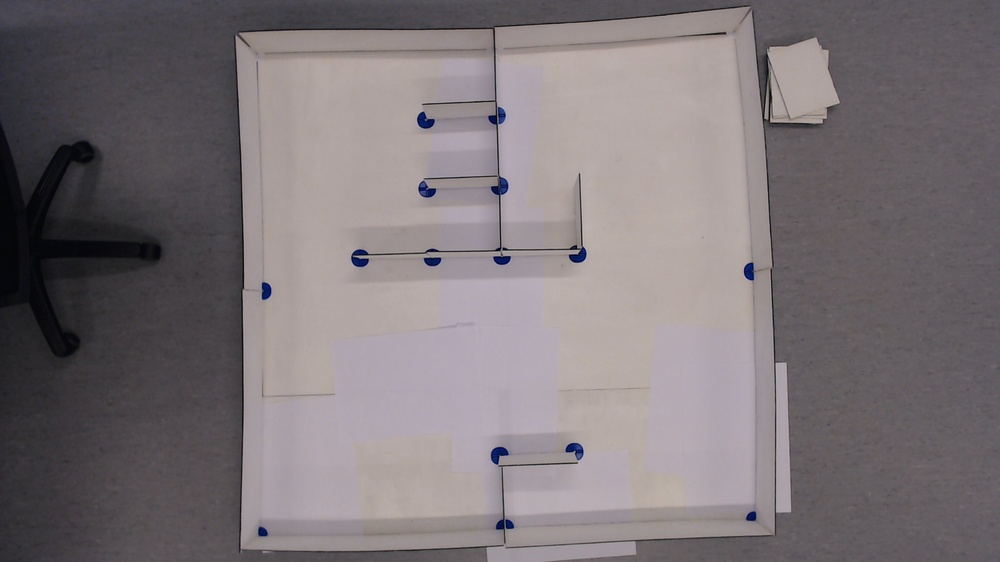
#> input picture Pictures/DeadEnds/perf2.jpg, 1000 x 562 px, shrunk from 1920 x 1080 before the run
$ python -i maze_recogn.py   (imports and definitions only)
#> lines starting #> are read from the running program, lines starting #| are printed output that depends on the picture; after the words box and inside, x2 and y2 are one past the last pixel; in counts of white or black regions, pixels touching at a corner belong together
#> further down, picture is the input picture: shape (562, 1000, 3); mean B, G, R 120, 116.9, 124.5
import os
import numpy as np
import cv2

realtime = False
stillPic = False
testing = False


plotted = False


class mazeRecognizer:
    """
    Reads a picture, filters it, gets the lines in the picture from the \n
    HoughLinesP-function, then returns a list of the lines (in coordinates, \n
    (x1y1, x2y2) and a picture with the line drawn on it.
    """
    def __init__(self):
        #self.cam = Camera()
        pass

    def filtering(self, picture):
        """
        Filters a given picture. Changes to grayscale, \n
        then blurs, edge detects, dilates/erodes, uses \n
        morphological closing then returns the picture.

        :param picture: Picture to filter \n
        :return: The picture filtered \n
        """
        grayfilt = cv2.cvtColor(picture, cv2.COLOR_BGR2GRAY)
        grayfilt = cv2.GaussianBlur(grayfilt, (9, 9), 0)

        edges = cv2.Canny(grayfilt, 70, 120, apertureSize=3)
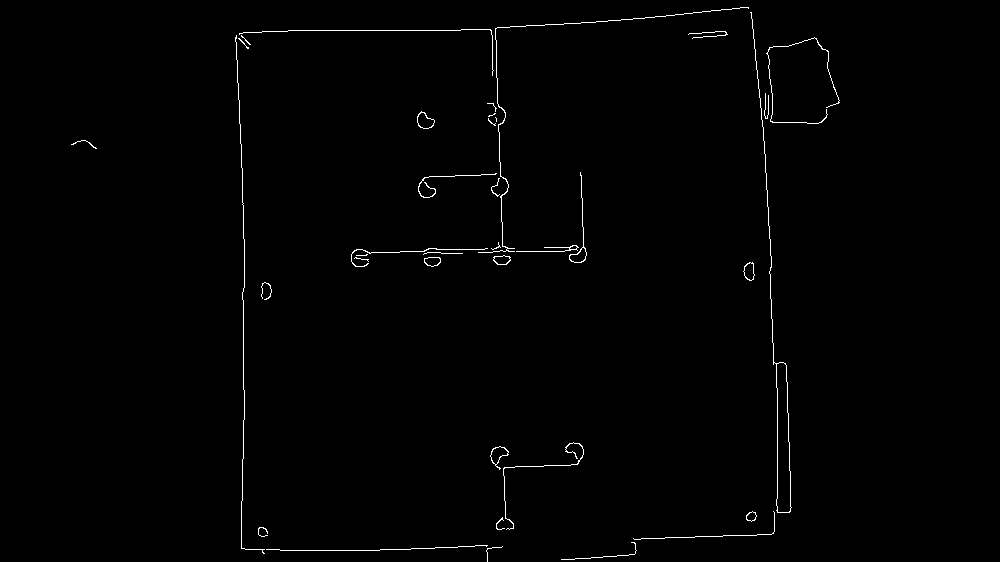
#> edges: shape (562, 1000); 0.79% white in thin lines or dots, all inside (x1, y1, x2, y2) = (71, 7, 840, 562)
        edges = cv2.dilate(edges, None, iterations=3)
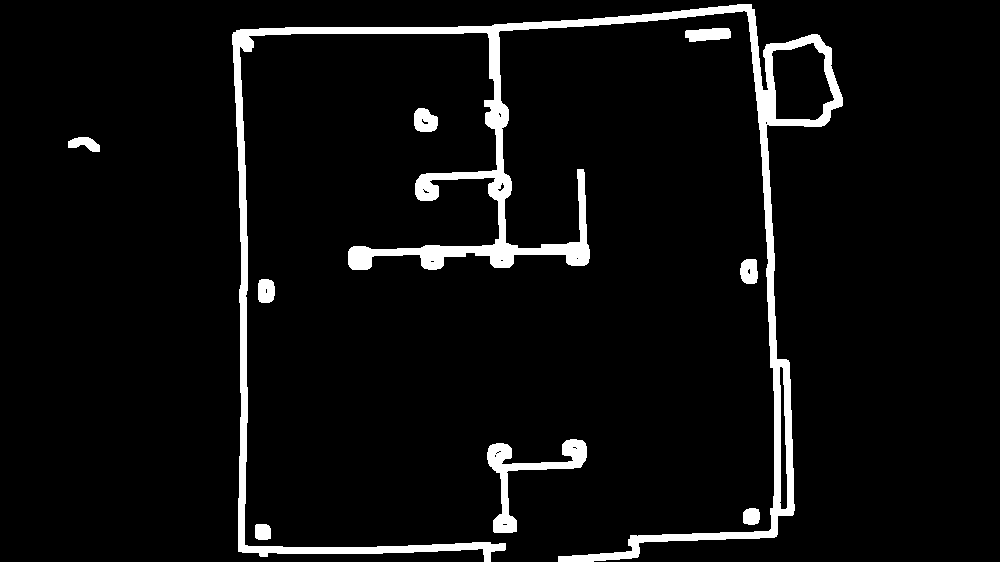
#> edges: shape (562, 1000); 5.5% white; 9 white regions, largest, box (x1, y1, x2, y2) and area: (232, 4, 843, 562) 26196, (487, 439, 587, 533) 2260, (685, 28, 731, 42) 509
        edges = cv2.erode(edges, None, iterations=2)
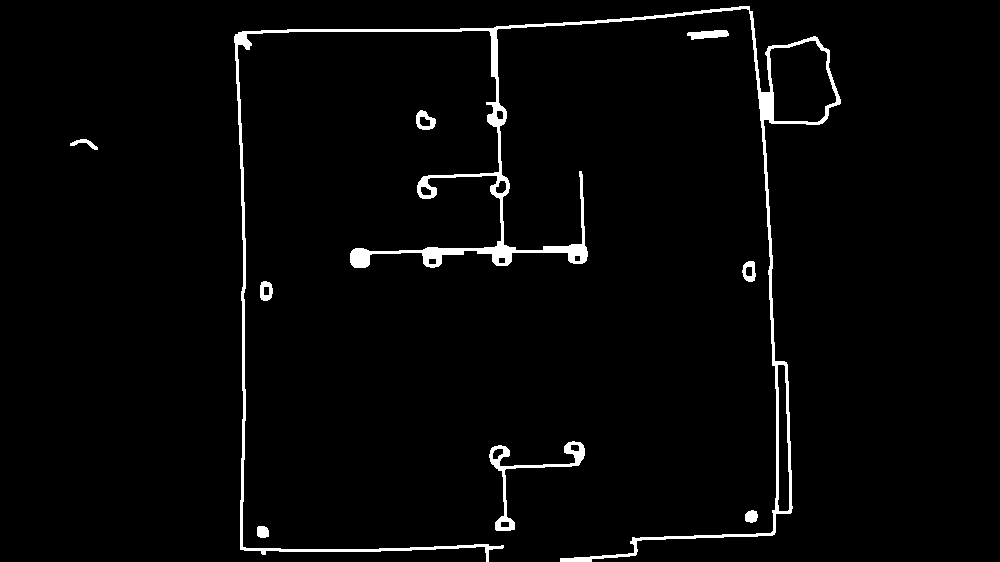
#> edges: shape (562, 1000); 2.6% white; 9 white regions, largest, box (x1, y1, x2, y2) and area: (234, 6, 841, 562) 12438, (489, 441, 585, 531) 1116, (687, 30, 729, 40) 285
        kernel = np.ones((7, 7), np.uint8)
        edges = cv2.morphologyEx(edges, cv2.MORPH_CLOSE, kernel)
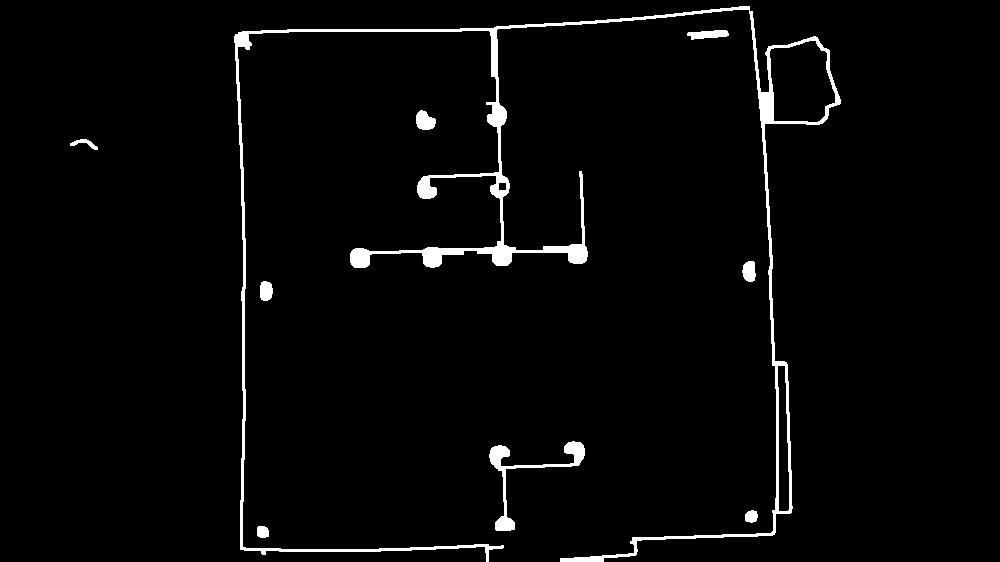
#> edges: shape (562, 1000); 2.8% white; 9 white regions, largest, box (x1, y1, x2, y2) and area: (234, 6, 841, 562) 12834, (489, 441, 585, 531) 1286, (416, 110, 436, 130) 292

        return edges

    def findMaze(self, picture=None):
        """
        At the moment; reads a picture from the project, \n
        sends it to the filtering-function, runs HoughLinesP \n
        on the picture, then draws these lines on the picture. \n

        Then returns the list of coordinates (x1y1, x2y2) for the \n
        lines, as well as the picture with the lines drawn.
        :return: List of lines (in x1y1, x2y2 coordinates) and picture
        """
        if testing:
            pic2 = cv2.imread(
                os.getcwd() + "\\" + "..\\..\\Pictures\\DeadEnds\\perf2.jpg", -1)
        elif picture is not None:
            # pic2 = self.cam.takePicture()
            pic2 = picture

        edges2 = self.filtering(pic2)

        lines2 = cv2.HoughLinesP(edges2, 1, np.pi / 1000, 50, maxLineGap=50, minLineLength=90)

        for data in lines2:
            x1 = data[0][0]
            y1 = data[0][1]
            x2 = data[0][2]
            y2 = data[0][3]

            cv2.line(pic2, (x1, y1), (x2, y2), (0, 255, 0), 2)

        cv2.imshow("Maze", pic2)
        cv2.waitKey()

        return lines2, cv2.cvtColor(pic2, cv2.COLOR_BGR2RGB)

# [7 lines not run here, left out]

>>> import cv2
>>> picture = cv2.imread('Pictures/DeadEnds/perf2.jpg')
>>> result = mazeRecognizer().filtering(picture)

$ run again, on Pictures/DeadEnds/DeadEnd10.PNG
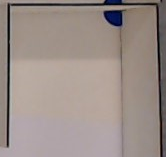
#> input picture Pictures/DeadEnds/DeadEnd10.PNG, 166 x 157 px
#> picture is the input picture: shape (157, 166, 3); mean B, G, R 137.1, 142.7, 155.2
#> in filtering, `edges = cv2.Canny(grayfilt, 70, 120, apertureSize=3)`:
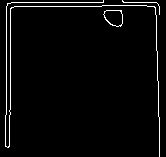
#> edges: shape (157, 166); 3.1% white in thin lines or dots
#> in filtering, `edges = cv2.erode(edges, None, iterations=2)`:
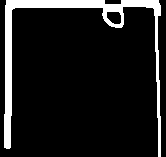
#> edges: shape (157, 166); 11% white; 1 white region, box (x1, y1, x2, y2) and area: (4, 0, 161, 157) 2855
